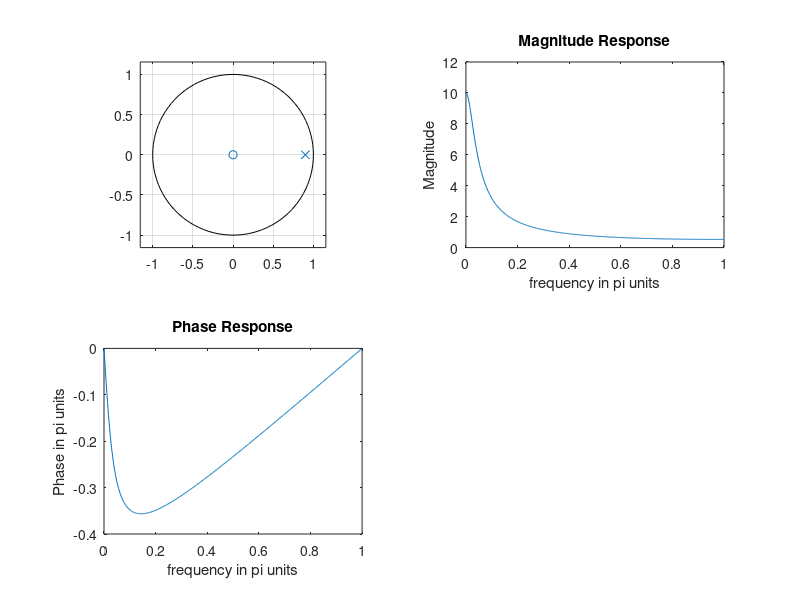

Write the MATLAB code that produced this figure.
%Ethan Daugherty
%Assignment 3
 close all
subplot(1,2,1)

%[w] = 0:pi;
b = [1, 0];
a = [1, -.9];
subplot(2,2,1)
zplane(b,a)
[H,w] = freqz(b,a);

subplot(2,2,2)
plot(w/pi,abs(H))
title ('Magnitude Response'); xlabel ('frequency in pi units'); ylabel('Magnitude')

phase = angle(H);

subplot(2,2,3)
plot(w/pi,phase/pi)
title ('Phase Response'); xlabel ('frequency in pi units'); ylabel('Phase in pi units')

